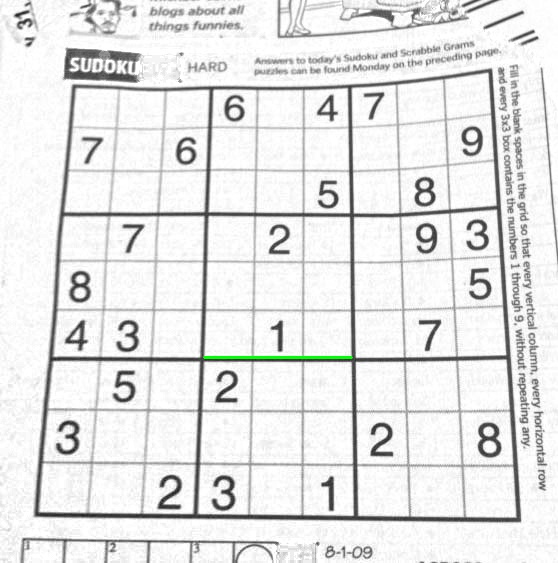
#> input picture Lab7/sudoku.jpg, 558 x 563 px
$ python hough_line.py
#> lines starting #> are read from the running program, lines starting #| are printed output that depends on the picture; after the words box and inside, x2 and y2 are one past the last pixel; in counts of white or black regions, pixels touching at a corner belong together
import numpy as np
import cv2

def draw_line(I, rho, theta):
    "draws a line in image 'I' given 'rho' and 'theta'"
    a = np.cos(theta)
    b = np.sin(theta)
    x0 = a * rho
    y0 = b * rho
    x1 = int(x0 + 1000 * (-b))
    y1 = int(y0 + 1000 * (a))
    x2 = int(x0 - 1000 * (-b))
    y2 = int(y0 - 1000 * (a))

    cv2.line(I, (x1, y1), (x2, y2), (0, 0, 255), 1)


I = cv2.imread('sudoku.jpg')
#> I is the input picture: shape (563, 558, 3); mean B, G, R 229.2, 229.5, 229.2

G = cv2.cvtColor(I, cv2.COLOR_BGR2GRAY) # -> grayscale

E = cv2.Canny(G, 100, 200) # find the edges
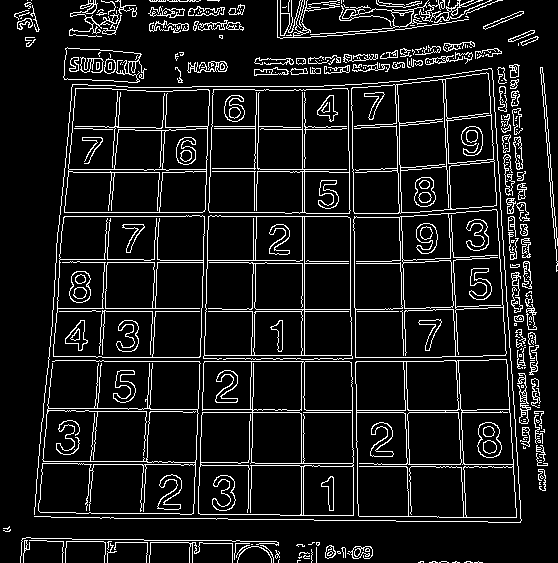
#> E: shape (563, 558); 9.9% white in thin lines or dots

min_votes = 160 # mininum votes to be considered a line
distance_resolution = 1 # 1 pixel: resolution of the parameter "rho" (distance to origin)
angle_resolution = np.pi / 180 # pi/180 radians: resolution (bin size) of the parameter "theta"
L = cv2.HoughLines(E, distance_resolution, angle_resolution, min_votes)
#> L = 68 rows, first 8: [361, 1.57], [311, 1.57], [304, 0], [412, 1.57], [212, 0.0349], [257, 0.0175], [216, 0.0349], [216, 1.57]

# draw the lines
for [[rho, theta]] in L:
    draw_line(I, rho, theta)
#> this loop made 68 passes
#> (rho, theta, a in draw_line, b in draw_line, x0 in draw_line, y0 in draw_line, x1 in draw_line, y1 in draw_line) on passes 1 to 12: (361, 1.57, -4.37e-08, 1, -1.58e-05, 361, -1000, 360), (311, 1.57, -4.37e-08, 1, -1.36e-05, 311, -1000, 310), (304, 0, 1, 0, 304, 0, 304, 1000), (412, 1.57, -4.37e-08, 1, -1.8e-05, 412, -1000, 411), (212, 0.0349, 0.999, 0.0349, 211.9, 7.4, 176, 1006), (257, 0.0175, 1, 0.0175, 257, 4.49, 239, 1004), (216, 0.0349, 0.999, 0.0349, 215.9, 7.54, 180, 1006), (216, 1.57, -4.37e-08, 1, -9.44e-06, 216, -1000, 215), (-349, 3.12, -1, 0.0175, 348.9, -6.09, 331, -1005), (169, 1.57, -4.37e-08, 1, -7.39e-06, 169, -1000, 168), (212, 1.57, -4.37e-08, 1, -9.27e-06, 212, -1000, 211), (-393, 3.11, -0.999, 0.0349, 392.8, -13.72, 357, -1013)
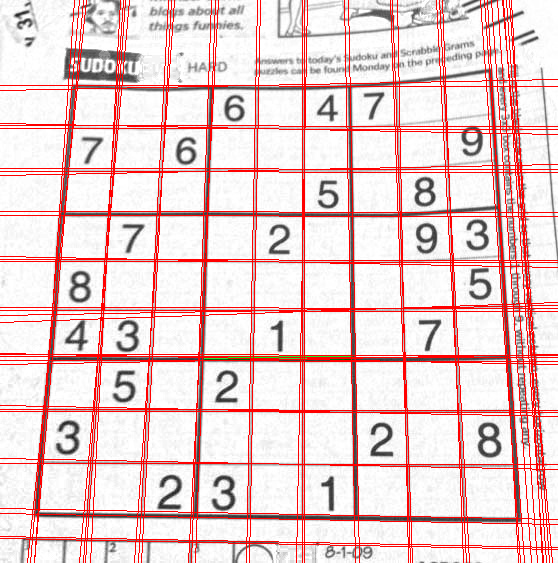
#> I: shape (563, 558, 3); 10.96% of pixels changed, all inside (x1, y1, x2, y2) = (0, 0, 558, 563)

cv2.imshow("E", E)
cv2.imshow("I", I)
cv2.waitKey(0)
cv2.destroyAllWindows()
